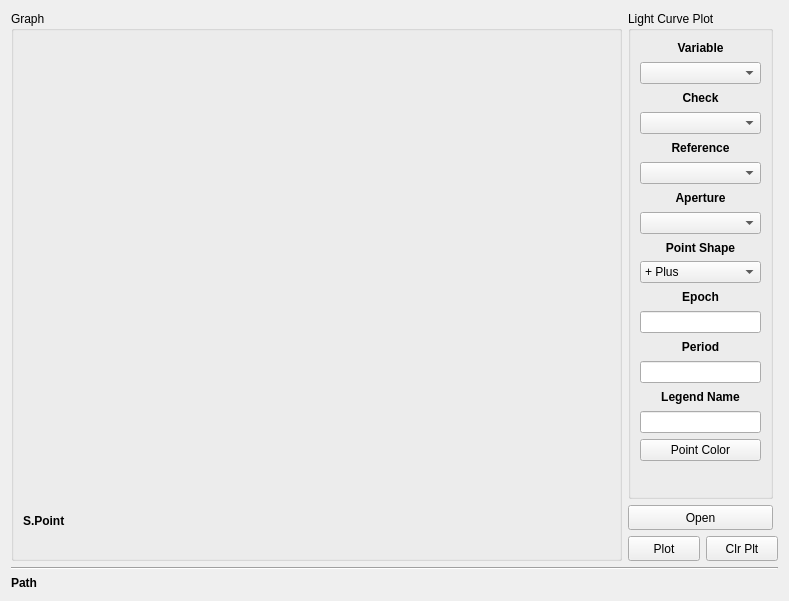
     <widget class="QWidget" name="tab_24">
      <attribute name="title">
       <string>Graph</string>
      </attribute>
      <layout class="QGridLayout" name="gridLayout_95">
       <item row="0" column="0">
        <widget class="QGroupBox" name="groupBox_16">
         <property name="minimumSize">
          <size>
           <width>611</width>
           <height>550</height>
          </size>
         </property>
         <property name="title">
          <string>Graph</string>
         </property>
         <layout class="QGridLayout" name="gridLayout">
          <item row="0" column="0">
           <widget class="matplotlibWidget" name="disp_chart" native="true"/>
          </item>
          <item row="1" column="0">
           <widget class="QLabel" name="label_8">
            <property name="maximumSize">
             <size>
              <width>16777215</width>
              <height>15</height>
             </size>
            </property>
            <property name="font">
             <font>
              <weight>75</weight>
              <bold>true</bold>
             </font>
            </property>
            <property name="text">
             <string>S.Point</string>
            </property>
           </widget>
          </item>
          <item row="2" column="0">
           <widget class="QLabel" name="label_9">
            <property name="maximumSize">
             <size>
              <width>16777215</width>
              <height>15</height>
             </size>
            </property>
            <property name="text">
             <string/>
            </property>
           </widget>
          </item>
         </layout>
        </widget>
       </item>
       <item row="0" column="1">
        <layout class="QGridLayout" name="gridLayout_94">
         <item row="0" column="0">
          <widget class="QGroupBox" name="groupBox_18">
           <property name="maximumSize">
            <size>
             <width>145</width>
             <height>16777215</height>
            </size>
           </property>
           <property name="title">
            <string>Light Curve Plot</string>
           </property>
           <layout class="QGridLayout" name="gridLayout_93">
            <item row="0" column="0">
             <layout class="QGridLayout" name="gridLayout_13">
              <item row="0" column="0">
               <widget class="QLabel" name="label_49">
                <property name="font">
                 <font>
                  <weight>75</weight>
                  <bold>true</bold>
                 </font>
                </property>
                <property name="text">
                 <string>Variable</string>
                </property>
                <property name="alignment">
                 <set>Qt::AlignCenter</set>
                </property>
               </widget>
              </item>
              <item row="1" column="0">
               <widget class="QComboBox" name="comboBox_11">
                <property name="toolTip">
                 <string>&lt;html&gt;&lt;head/&gt;&lt;body&gt;&lt;p&gt;Select variable star&lt;/p&gt;&lt;/body&gt;&lt;/html&gt;</string>
                </property>
               </widget>
              </item>
             </layout>
            </item>
            <item row="1" column="0">
             <layout class="QGridLayout" name="gridLayout_14">
              <item row="0" column="0">
               <widget class="QLabel" name="label_50">
                <property name="font">
                 <font>
                  <weight>75</weight>
                  <bold>true</bold>
                 </font>
                </property>
                <property name="text">
                 <string>Check</string>
                </property>
                <property name="alignment">
                 <set>Qt::AlignCenter</set>
                </property>
               </widget>
              </item>
              <item row="1" column="0">
               <widget class="QComboBox" name="comboBox_12">
                <property name="toolTip">
                 <string>&lt;html&gt;&lt;head/&gt;&lt;body&gt;&lt;p&gt;Select check star&lt;/p&gt;&lt;/body&gt;&lt;/html&gt;</string>
                </property>
               </widget>
              </item>
             </layout>
            </item>
            <item row="2" column="0">
             <layout class="QGridLayout" name="gridLayout_70">
              <item row="0" column="0">
               <widget class="QLabel" name="label_51">
                <property name="font">
                 <font>
                  <weight>75</weight>
                  <bold>true</bold>
                 </font>
                </property>
                <property name="text">
                 <string>Reference</string>
                </property>
                <property name="alignment">
                 <set>Qt::AlignCenter</set>
                </property>
               </widget>
              </item>
              <item row="1" column="0">
               <widget class="QComboBox" name="comboBox_13">
                <property name="toolTip">
                 <string>&lt;html&gt;&lt;head/&gt;&lt;body&gt;&lt;p&gt;Select reference star&lt;/p&gt;&lt;/body&gt;&lt;/html&gt;</string>
                </property>
               </widget>
              </item>
             </layout>
            </item>
            <item row="3" column="0">
             <layout class="QGridLayout" name="gridLayout_73">
              <item row="0" column="0">
               <widget class="QLabel" name="label_54">
                <property name="font">
                 <font>
                  <weight>75</weight>
                  <bold>true</bold>
                 </font>
                </property>
                <property name="text">
                 <string>Aperture</string>
                </property>
                <property name="alignment">
                 <set>Qt::AlignCenter</set>
                </property>
               </widget>
              </item>
              <item row="1" column="0">
               <widget class="QComboBox" name="comboBox_14">
                <property name="toolTip">
                 <string>&lt;html&gt;&lt;head/&gt;&lt;body&gt;&lt;p&gt;Select an aperture star&lt;/p&gt;&lt;/body&gt;&lt;/html&gt;</string>
                </property>
               </widget>
              </item>
             </layout>
            </item>
            <item row="4" column="0">
             <layout class="QGridLayout" name="gridLayout_78">
              <item row="0" column="0">
               <widget class="QLabel" name="label_60">
                <property name="font">
                 <font>
                  <weight>75</weight>
                  <bold>true</bold>
                 </font>
                </property>
                <property name="text">
                 <string>Point Shape</string>
                </property>
                <property name="alignment">
                 <set>Qt::AlignCenter</set>
                </property>
               </widget>
              </item>
              <item row="1" column="0">
               <widget class="QComboBox" name="comboBox_15">
                <property name="toolTip">
                 <string>&lt;html&gt;&lt;head/&gt;&lt;body&gt;&lt;p&gt;Select point type&lt;/p&gt;&lt;/body&gt;&lt;/html&gt;</string>
                </property>
                <item>
                 <property name="text">
                  <string>+ Plus</string>
                 </property>
                </item>
                <item>
                 <property name="text">
                  <string>x Cross</string>
                 </property>
                </item>
                <item>
                 <property name="text">
                  <string>o Circle</string>
                 </property>
                </item>
                <item>
                 <property name="text">
                  <string>* Star</string>
                 </property>
                </item>
                <item>
                 <property name="text">
                  <string>. Dot</string>
                 </property>
                </item>
                <item>
                 <property name="text">
                  <string>v Triangle1</string>
                 </property>
                </item>
                <item>
                 <property name="text">
                  <string>^ Triangle2</string>
                 </property>
                </item>
                <item>
                 <property name="text">
                  <string>&lt; Triangle3</string>
                 </property>
                </item>
                <item>
                 <property name="text">
                  <string>&gt; Triangle4</string>
                 </property>
                </item>
                <item>
                 <property name="text">
                  <string>8 Octagon</string>
                 </property>
                </item>
                <item>
                 <property name="text">
                  <string>s Square</string>
                 </property>
                </item>
                <item>
                 <property name="text">
                  <string>p Pentagon</string>
                 </property>
                </item>
                <item>
                 <property name="text">
                  <string>H Hexagon</string>
                 </property>
                </item>
                <item>
                 <property name="text">
                  <string>D Diamond</string>
                 </property>
                </item>
                <item>
                 <property name="text">
                  <string>| VLine</string>
                 </property>
                </item>
                <item>
                 <property name="text">
                  <string>_ HLine</string>
                 </property>
                </item>
               </widget>
              </item>
             </layout>
            </item>
            <item row="5" column="0">
             <layout class="QGridLayout" name="gridLayout_74">
              <item row="1" column="0">
               <widget class="QLineEdit" name="lineEdit_19">
                <property name="toolTip">
                 <string>&lt;html&gt;&lt;head/&gt;&lt;body&gt;&lt;p&gt;Epoch for variable star&lt;/p&gt;&lt;/body&gt;&lt;/html&gt;</string>
                </property>
                <property name="inputMask">
                 <string/>
                </property>
                <property name="maxLength">
                 <number>32767</number>
                </property>
                <property name="readOnly">
                 <bool>false</bool>
                </property>
               </widget>
              </item>
              <item row="0" column="0">
               <widget class="QLabel" name="label_52">
                <property name="minimumSize">
                 <size>
                  <width>59</width>
                  <height>0</height>
                 </size>
                </property>
                <property name="font">
                 <font>
                  <weight>75</weight>
                  <bold>true</bold>
                 </font>
                </property>
                <property name="text">
                 <string>Epoch</string>
                </property>
                <property name="alignment">
                 <set>Qt::AlignCenter</set>
                </property>
               </widget>
              </item>
             </layout>
            </item>
            <item row="6" column="0">
             <layout class="QGridLayout" name="gridLayout_75">
              <item row="1" column="0">
               <widget class="QLineEdit" name="lineEdit_20">
                <property name="toolTip">
                 <string>&lt;html&gt;&lt;head/&gt;&lt;body&gt;&lt;p&gt;Period of variable star&lt;/p&gt;&lt;/body&gt;&lt;/html&gt;</string>
                </property>
                <property name="inputMask">
                 <string/>
                </property>
                <property name="text">
                 <string/>
                </property>
                <property name="maxLength">
                 <number>32767</number>
                </property>
                <property name="readOnly">
                 <bool>false</bool>
                </property>
               </widget>
              </item>
              <item row="0" column="0">
               <widget class="QLabel" name="label_53">
                <property name="font">
                 <font>
                  <weight>75</weight>
                  <bold>true</bold>
                 </font>
                </property>
                <property name="text">
                 <string>Period</string>
                </property>
                <property name="alignment">
                 <set>Qt::AlignCenter</set>
                </property>
               </widget>
              </item>
             </layout>
            </item>
            <item row="7" column="0">
             <layout class="QGridLayout" name="gridLayout_90">
              <item row="0" column="0">
               <widget class="QLabel" name="label_56">
                <property name="font">
                 <font>
                  <weight>75</weight>
                  <bold>true</bold>
                 </font>
                </property>
                <property name="text">
                 <string>Legend Name</string>
                </property>
                <property name="alignment">
                 <set>Qt::AlignCenter</set>
                </property>
               </widget>
              </item>
              <item row="1" column="0">
               <widget class="QLineEdit" name="lineEdit_21">
                <property name="toolTip">
                 <string>&lt;html&gt;&lt;head/&gt;&lt;body&gt;&lt;p&gt;Graphics legend name&lt;/p&gt;&lt;/body&gt;&lt;/html&gt;</string>
                </property>
               </widget>
              </item>
             </layout>
            </item>
            <item row="8" column="0">
             <layout class="QGridLayout" name="gridLayout_92">
              <item row="0" column="0">
               <widget class="QPushButton" name="pushButton_2">
                <property name="toolTip">
                 <string>&lt;html&gt;&lt;head/&gt;&lt;body&gt;&lt;p&gt;Pick a color&lt;/p&gt;&lt;/body&gt;&lt;/html&gt;</string>
                </property>
                <property name="text">
                 <string>Point Color</string>
                </property>
               </widget>
              </item>
              <item row="1" column="0">
               <widget class="QLabel" name="label_55">
                <property name="minimumSize">
                 <size>
                  <width>44</width>
                  <height>20</height>
                 </size>
                </property>
                <property name="text">
                 <string/>
                </property>
               </widget>
              </item>
             </layout>
            </item>
           </layout>
          </widget>
         </item>
         <item row="1" column="0">
          <layout class="QGridLayout" name="gridLayout_76">
           <item row="0" column="0" colspan="2">
            <widget class="QPushButton" name="pushButton_44">
             <property name="minimumSize">
              <size>
               <width>145</width>
               <height>25</height>
              </size>
             </property>
             <property name="maximumSize">
              <size>
               <width>145</width>
               <height>25</height>
              </size>
             </property>
             <property name="toolTip">
              <string>&lt;html&gt;&lt;head/&gt;&lt;body&gt;&lt;p&gt;Open MYRaf out file&lt;/p&gt;&lt;/body&gt;&lt;/html&gt;</string>
             </property>
             <property name="text">
              <string>Open</string>
             </property>
             <property name="icon">
              <iconset>
               <normaloff>../.designer/.designer/backup/img/open.png</normaloff>../.designer/.designer/backup/img/open.png</iconset>
             </property>
            </widget>
           </item>
           <item row="1" column="0">
            <widget class="QPushButton" name="pushButton_46">
             <property name="minimumSize">
              <size>
               <width>72</width>
               <height>25</height>
              </size>
             </property>
             <property name="maximumSize">
              <size>
               <width>72</width>
               <height>25</height>
              </size>
             </property>
             <property name="toolTip">
              <string>&lt;html&gt;&lt;head/&gt;&lt;body&gt;&lt;p&gt;Plot selected file with selected parameters&lt;/p&gt;&lt;/body&gt;&lt;/html&gt;</string>
             </property>
             <property name="text">
              <string>Plot</string>
             </property>
             <property name="icon">
              <iconset>
               <normaloff>../.designer/.designer/backup/img/plot.png</normaloff>../.designer/.designer/backup/img/plot.png</iconset>
             </property>
            </widget>
           </item>
           <item row="1" column="1">
            <widget class="QPushButton" name="pushButton_19">
             <property name="minimumSize">
              <size>
               <width>72</width>
               <height>25</height>
              </size>
             </property>
             <property name="maximumSize">
              <size>
               <width>72</width>
               <height>25</height>
              </size>
             </property>
             <property name="toolTip">
              <string>&lt;html&gt;&lt;head/&gt;&lt;body&gt;&lt;p&gt;Clear plot area&lt;/p&gt;&lt;/body&gt;&lt;/html&gt;</string>
             </property>
             <property name="text">
              <string>Clr Plt</string>
             </property>
            </widget>
           </item>
          </layout>
         </item>
        </layout>
       </item>
       <item row="1" column="0" colspan="2">
        <layout class="QGridLayout" name="gridLayout_77">
         <item row="0" column="0">
          <widget class="Line" name="line">
           <property name="orientation">
            <enum>Qt::Horizontal</enum>
           </property>
          </widget>
         </item>
         <item row="1" column="0">
          <widget class="QLabel" name="label_43">
           <property name="font">
            <font>
             <weight>75</weight>
             <bold>true</bold>
            </font>
           </property>
           <property name="text">
            <string>Path</string>
           </property>
          </widget>
         </item>
        </layout>
       </item>
      </layout>
     </widget>
